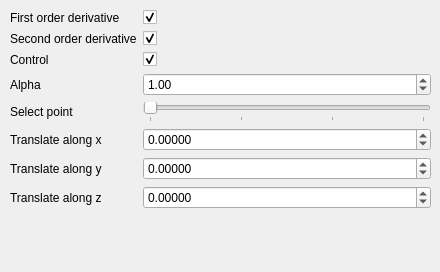
   <widget class="QWidget" name="arc_tab">
    <attribute name="title">
     <string>Arc</string>
    </attribute>
    <widget class="QWidget" name="layoutWidget">
     <property name="geometry">
      <rect>
       <x>10</x>
       <y>10</y>
       <width>421</width>
       <height>253</height>
      </rect>
     </property>
     <layout class="QFormLayout" name="formLayout_8">
      <item row="0" column="0">
       <widget class="QLabel" name="label_43">
        <property name="text">
         <string>First order derivative</string>
        </property>
       </widget>
      </item>
      <item row="0" column="1">
       <widget class="QCheckBox" name="arcFirstOrderDerivativeCheckBox">
        <property name="text">
         <string/>
        </property>
        <property name="checked">
         <bool>true</bool>
        </property>
       </widget>
      </item>
      <item row="1" column="0">
       <widget class="QLabel" name="label_44">
        <property name="text">
         <string>Second order derivative</string>
        </property>
       </widget>
      </item>
      <item row="1" column="1">
       <widget class="QCheckBox" name="arcSecondOrderDerivativeCheckBox">
        <property name="text">
         <string/>
        </property>
        <property name="checked">
         <bool>true</bool>
        </property>
       </widget>
      </item>
      <item row="2" column="0">
       <widget class="QLabel" name="controlPolygonLabel_2">
        <property name="text">
         <string>Control </string>
        </property>
       </widget>
      </item>
      <item row="2" column="1">
       <widget class="QCheckBox" name="controlPointsArcCheckBox">
        <property name="checked">
         <bool>true</bool>
        </property>
       </widget>
      </item>
      <item row="3" column="0">
       <widget class="QLabel" name="label_45">
        <property name="text">
         <string>Alpha</string>
        </property>
       </widget>
      </item>
      <item row="3" column="1">
       <widget class="QDoubleSpinBox" name="doubleSpinBoxArcAlpha">
        <property name="minimum">
         <double>0.000000000000000</double>
        </property>
        <property name="maximum">
         <double>3.140000000000000</double>
        </property>
        <property name="singleStep">
         <double>0.050000000000000</double>
        </property>
        <property name="value">
         <double>1.000000000000000</double>
        </property>
       </widget>
      </item>
      <item row="4" column="0">
       <widget class="QLabel" name="label_46">
        <property name="text">
         <string>Select point</string>
        </property>
       </widget>
      </item>
      <item row="4" column="1">
       <widget class="QSlider" name="controlPointArcSlider">
        <property name="maximum">
         <number>3</number>
        </property>
        <property name="orientation">
         <enum>Qt::Horizontal</enum>
        </property>
        <property name="tickPosition">
         <enum>QSlider::TicksBelow</enum>
        </property>
       </widget>
      </item>
      <item row="5" column="0">
       <widget class="QLabel" name="label_47">
        <property name="text">
         <string>Translate along x</string>
        </property>
       </widget>
      </item>
      <item row="5" column="1">
       <widget class="QDoubleSpinBox" name="controlPointTranslateArcX">
        <property name="enabled">
         <bool>true</bool>
        </property>
        <property name="decimals">
         <number>5</number>
        </property>
        <property name="minimum">
         <double>-10.000000000000000</double>
        </property>
        <property name="maximum">
         <double>10.000000000000000</double>
        </property>
        <property name="singleStep">
         <double>0.010000000000000</double>
        </property>
       </widget>
      </item>
      <item row="6" column="0">
       <widget class="QLabel" name="label_48">
        <property name="text">
         <string>Translate along y</string>
        </property>
       </widget>
      </item>
      <item row="6" column="1">
       <widget class="QDoubleSpinBox" name="controlPointTranslateArcY">
        <property name="enabled">
         <bool>true</bool>
        </property>
        <property name="decimals">
         <number>5</number>
        </property>
        <property name="minimum">
         <double>-1000.000000000000000</double>
        </property>
        <property name="maximum">
         <double>10.000000000000000</double>
        </property>
        <property name="singleStep">
         <double>0.010000000000000</double>
        </property>
        <property name="value">
         <double>0.000000000000000</double>
        </property>
       </widget>
      </item>
      <item row="7" column="0">
       <widget class="QLabel" name="label_49">
        <property name="text">
         <string>Translate along z</string>
        </property>
       </widget>
      </item>
      <item row="7" column="1">
       <widget class="QDoubleSpinBox" name="controlPointTranslateArcZ">
        <property name="enabled">
         <bool>true</bool>
        </property>
        <property name="decimals">
         <number>5</number>
        </property>
        <property name="minimum">
         <double>-100000000.000000000000000</double>
        </property>
        <property name="maximum">
         <double>10.000000000000000</double>
        </property>
        <property name="singleStep">
         <double>0.010000000000000</double>
        </property>
       </widget>
      </item>
     </layout>
    </widget>
   </widget>
